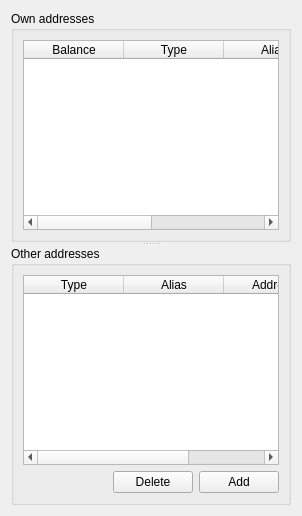
      <widget class="QWidget" name="tab_2">
       <attribute name="title">
        <string>Addresses</string>
       </attribute>
       <layout class="QVBoxLayout" name="verticalLayout_19">
        <item>
         <widget class="QSplitter" name="splitter_4">
          <property name="orientation">
           <enum>Qt::Vertical</enum>
          </property>
          <widget class="QGroupBox" name="groupBox_12">
           <property name="title">
            <string>Own addresses</string>
           </property>
           <layout class="QVBoxLayout" name="verticalLayout_20">
            <item>
             <widget class="QTableWidget" name="tableWidget_ownaddresses">
              <attribute name="horizontalHeaderCascadingSectionResizes">
               <bool>true</bool>
              </attribute>
              <attribute name="horizontalHeaderStretchLastSection">
               <bool>true</bool>
              </attribute>
              <column>
               <property name="text">
                <string>Balance</string>
               </property>
              </column>
              <column>
               <property name="text">
                <string>Type</string>
               </property>
              </column>
              <column>
               <property name="text">
                <string>Alias</string>
               </property>
              </column>
              <column>
               <property name="text">
                <string>Address</string>
               </property>
              </column>
             </widget>
            </item>
           </layout>
          </widget>
          <widget class="QGroupBox" name="groupBox_13">
           <property name="title">
            <string>Other addresses</string>
           </property>
           <layout class="QVBoxLayout" name="verticalLayout_21">
            <item>
             <widget class="QTableWidget" name="tableWidget_otheraddresses">
              <attribute name="horizontalHeaderStretchLastSection">
               <bool>true</bool>
              </attribute>
              <column>
               <property name="text">
                <string>Type</string>
               </property>
              </column>
              <column>
               <property name="text">
                <string>Alias</string>
               </property>
              </column>
              <column>
               <property name="text">
                <string>Address</string>
               </property>
              </column>
             </widget>
            </item>
            <item>
             <layout class="QHBoxLayout" name="horizontalLayout_11">
              <item>
               <spacer name="horizontalSpacer_7">
                <property name="orientation">
                 <enum>Qt::Horizontal</enum>
                </property>
                <property name="sizeHint" stdset="0">
                 <size>
                  <width>40</width>
                  <height>20</height>
                 </size>
                </property>
               </spacer>
              </item>
              <item>
               <widget class="QPushButton" name="pushButton_deleteotheraddress">
                <property name="text">
                 <string>Delete</string>
                </property>
               </widget>
              </item>
              <item>
               <widget class="QPushButton" name="pushButton_addotheraddress">
                <property name="text">
                 <string>Add</string>
                </property>
               </widget>
              </item>
             </layout>
            </item>
           </layout>
          </widget>
         </widget>
        </item>
       </layout>
      </widget>
